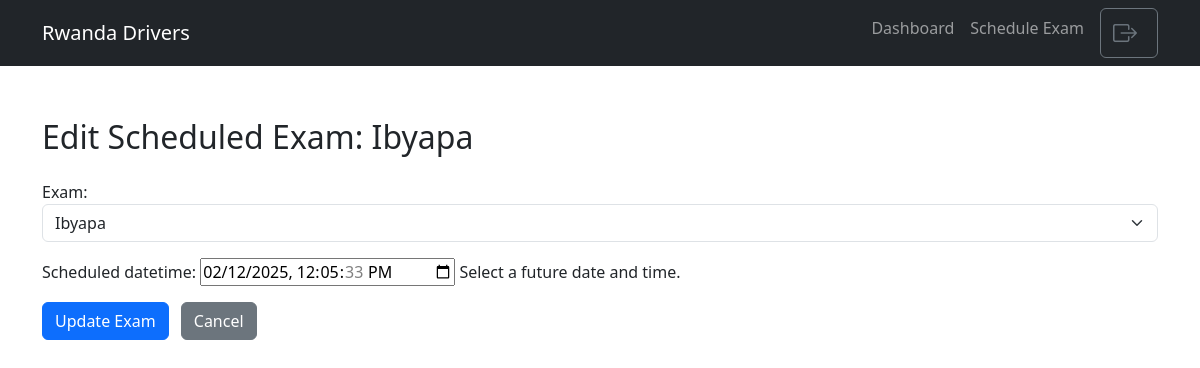
The app's page /dashboard/schedule-exam/14/update/ (signed in), older data.
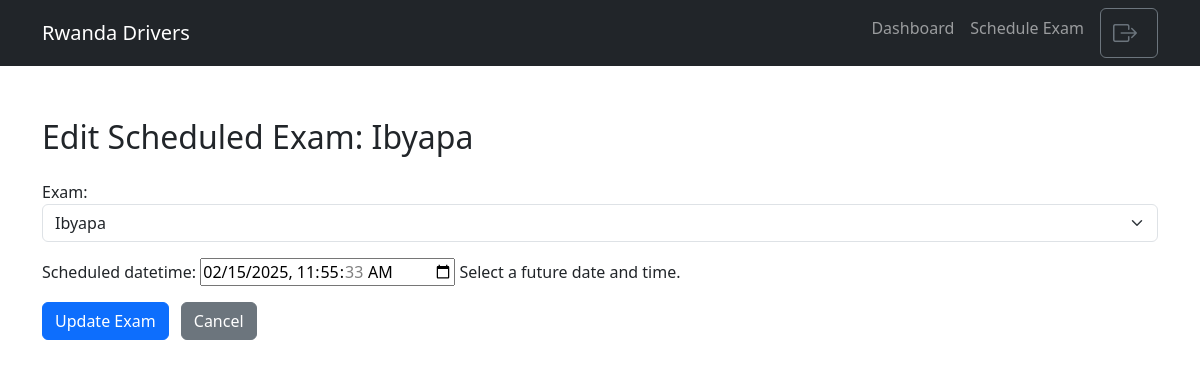
The same page, newer data.
### app/models.py (models this page shows, shortened)
class ScheduledExam(models.Model):
    exam = models.ForeignKey("Exam", on_delete=models.CASCADE)  # Ensure CASCADE to avoid null exams
    scheduled_datetime = models.DateTimeField(help_text="Date & time when the exam should be published")
    is_published = models.BooleanField(default=False)

class Exam(models.Model):
    TYPE_CHOICES = [
        ('Ibimenyetso', 'Ibimenyetso'),
        ('Ibyapa', 'Ibyapa'),
        ('Bivanze', 'Bivanze'),
        ('Ibindi', 'Ibindi'),
    ]
    title = models.CharField(max_length=500, choices=TYPE_CHOICES, blank=True)
    questions = models.ManyToManyField(Question, related_name='exams')
    duration = models.PositiveIntegerField(default=20,help_text="Duration of the exam in minutes")
    created_at = models.DateTimeField(auto_now_add=True)
    updated_at = models.DateTimeField(auto_now=True)
    is_active = models.BooleanField(default=False)
    def __str__(self):
        return self.title

### dashboard/views.py (the view)
# urls.py: path('schedule-exam/<int:pk>/update/', views.scheduled_exam_update, name='scheduled_exam_update'),
@login_required
@user_passes_test(staff_required)
def scheduled_exam_update(request, pk):
    scheduled_exam = get_object_or_404(ScheduledExam, pk=pk)
    if request.method == 'POST':
        form = ScheduledExamForm(request.POST, instance=scheduled_exam)
        if form.is_valid():
            form.save()
            messages.success(request, "Scheduled exam updated successfully.")
            return redirect('admin_dashboard')
        else:
            messages.error(request, "Please correct the errors below.")
    else:
        form = ScheduledExamForm(instance=scheduled_exam)
    context = {'form': form, 'scheduled_exam': scheduled_exam}
    return render(request, 'dashboard/schedule_exam_update.html', context)

### dashboard/forms.py (shortened to what this page needs)
class ScheduledExamForm(forms.ModelForm):
    scheduled_datetime = forms.DateTimeField(
        widget=forms.DateTimeInput(attrs={'type': 'datetime-local'}),
        help_text="Select a future date and time."
    )
    exam = forms.ModelChoiceField(
        queryset=Exam.objects.all(),
        widget=forms.Select(attrs={'class': 'form-select'})
    )
    class Meta:
        model = ScheduledExam
        fields = ['exam', 'scheduled_datetime']

### app/context_processors.py (called while the page is built)
def exams_slider_context(request):
    now = timezone.localtime(timezone.now())
    start_of_day = now.replace(hour=0, minute=0, second=0, microsecond=0)
    end_of_day = now.replace(hour=23, minute=59, second=59, microsecond=999999)
    return {
        'exams_scheduled': ScheduledExam.objects.filter(
            scheduled_datetime__range=(start_of_day, end_of_day)
        ),
    }

### dashboard/views.py (called while the page is built)
def staff_required(user):
    return user.is_staff

### dashboard/templates/dashboard/schedule_exam_update.html (shortened to what this page needs)
{% extends "dashboard/base.html" %}
{% block content %}
  <h2 class="mb-3">Edit Scheduled Exam: {{ scheduled_exam.exam.title }}</h2>
  <form method="post" class="mt-4">
      {{ form.as_p }}
      <button type="submit" class="btn btn-primary">Update Exam</button>
      <a href="{% url 'admin_dashboard' %}" class="btn btn-secondary ms-2">Cancel</a>
  </form>
{% endblock %}

Row changes from the older to the newer data that the page shows:
changed ScheduledExam "Ibyapa": scheduled_datetime "02/12/2025 12:05:33" → "02/15/2025 11:55:33"
